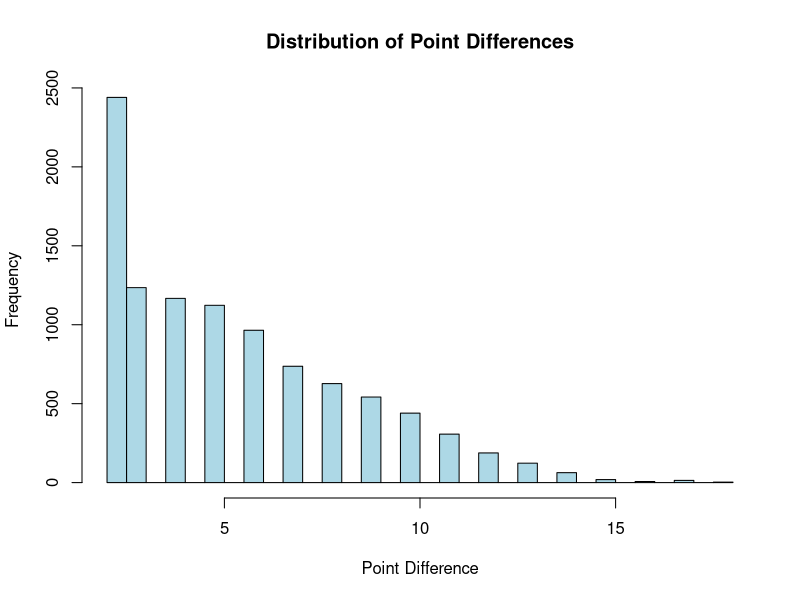

Generate this figure with R:
## ---- chunk 1
knitr::opts_chunk$set(echo=T,eval=T,message=F,warning=F,fig.align='center')
library(tidyverse)
## ---- chunk 2
playPingPong <- function(scoreTrigger = 21, winMargin=2, probPlayerA=0.5){
  #initialize a score vector to be 0,0
  scoreA <- 0
  scoreB <- 0
  #repeat while the winning condition has not been reached
  #i.e. repeat while max score < 21 or point difference < 2
  while ((max(scoreA, scoreB) < scoreTrigger) || (abs(scoreA - scoreB) < winMargin)) {
    # Assign a point to Player A or Player B based on probPlayerA
    if (runif(1) < probPlayerA) {
      scoreA <- scoreA + 1
    } else {
      scoreB <- scoreB + 1
    }
  }
    #Assign a point to player 1 or 2 randomly

  #return the point difference
  return(abs(scoreA - scoreB))
}
point_difference <- playPingPong()
cat("The point difference is:", point_difference, "\n")
## ---- chunk 3
# Set seed for reproducibility
set.seed(123)

# Number of simulations
num_simulations <- 10000

# Observed point difference from the actual game
observed_diff <- 21 - 15  # 6 points

# Simulate multiple games and record point differences
simulated_diffs <- replicate(num_simulations, playPingPong())

# Plot the distribution of simulated point differences
hist(simulated_diffs, breaks = 30, main = "Distribution of Point Differences",
     xlab = "Point Difference", col = "lightblue", border = "black")

# Calculate the p-value
# Since Bacchus won by 6 points, we consider point differences >=6
# under the alternative that Bacchus is better (one-sided test)
p_value <- mean(simulated_diffs >= observed_diff)

# Display the p-value
cat("P-value:", p_value, "\n") 

## ---- chunk 4
# Set up parameters
total_buildings <- 150  # Total number of buildings
person_buildings <- 30  # Number of buildings by the person
top10_buildings <- 10   # Number of top 10 buildings
success_in_top10 <- 4   # At least 4 buildings by the person

# Calculate the probability of getting 4 or more of the person's buildings in the top 10
p_value <- 1 - phyper(success_in_top10 - 1, person_buildings, total_buildings - person_buildings, top10_buildings)

cat("The p-value is:", p_value, "\n")
## ---- chunk 5
# Set up parameters
#total_buildings <- 150      # Total number of buildings
#person_buildings <- 30      # Buildings by the person
#top10_buildings <- 10       # Number of buildings selected for top 10
success_threshold <- 4      # We want to see at least 4 buildings from the person
num_simulations <- 10000   # Number of simulations

# Monte Carlo simulation
set.seed(123)  # For reproducibility
successes <- replicate(num_simulations, {
  # Randomly select 10 buildings from the 150
  selected_buildings <- sample(c(rep(1, person_buildings), rep(0, total_buildings - person_buildings)), top10_buildings)
  # Count how many of the selected buildings belong to the person
  sum(selected_buildings)
})
#successes
# Estimate the probability of getting 4 or more of the person's buildings in the top 10
p_value <- mean(successes >= success_threshold)
# Print result
cat("Estimated probability (p-value) of getting 4 or more of the person's buildings in the top 10:", p_value, "\n")
## ---- chunk 6
before = c(4,5,6,3,6,3,4,5,5,3,4,6,4,6,3,4,2,2,0,7,5,8,4,5,1,4,4,8,2,3)
after  = c(3,2,4,3,7,5,5,2,2,4,5,2,2,6,1,5,6,3,2,3,7,3,4,5,4,2,2,6,7,8)
## ---- chunk 7
# Observed difference in means
observed_diff <- mean(after) - mean(before)

# Permutation test
set.seed(123)  # For reproducibility
n_permutations <- 10000
combined <- c(before, after)
n_before <- length(before)

# Initialize a vector to store permuted differences
permuted_diffs <- numeric(n_permutations)

for (i in 1:n_permutations) {
  permuted <- sample(combined)  # Shuffle the combined data
  permuted_diffs[i] <- mean(permuted[1:n_before]) - mean(permuted[(n_before + 1):length(combined)])
}

# Calculate the p-value (two-sided test)
p_value <- mean(abs(permuted_diffs) >= abs(observed_diff))

# Results
cat("Observed Difference in Means:", observed_diff, "\n")
cat("P-value:", p_value, "\n")

## ---- chunk 8
# Parameters
n <- 416           # Total number of comments
p_null <- 0.10    # Null hypothesis proportion

# Observed number of memes
observed_memes <- 47

# Simulate the number of memes under the null hypothesis
set.seed(123)  # For reproducibility
n_simulations <- 10000
simulated_memes <- rbinom(n_simulations, n, p_null)

# Calculate the p-value (one-tailed test)
p_value <- mean(simulated_memes >= observed_memes)

# Results
cat("P-value:", p_value, "\n")

